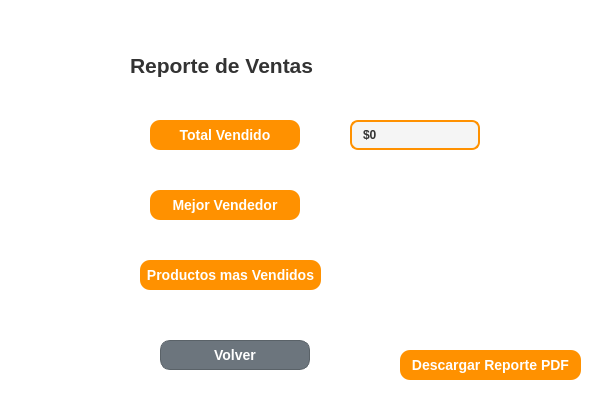
<?xml version="1.0" encoding="UTF-8"?>
<ui version="4.0">
 <class>Dialog</class>
 <widget class="QDialog" name="Dialog">
  <property name="geometry">
   <rect>
    <x>0</x>
    <y>0</y>
    <width>600</width>
    <height>400</height>
   </rect>
  </property>
  <property name="windowTitle">
   <string>Dialog</string>
  </property>
  <property name="styleSheet">
   <string notr="true">QDialog#Dialog {
   background-color: #FFFFFF;
}</string>
  </property>
  <widget class="QLabel" name="label">
   <property name="geometry">
    <rect>
     <x>130</x>
     <y>50</y>
     <width>211</width>
     <height>31</height>
    </rect>
   </property>
   <property name="font">
    <font>
     <pointsize>16</pointsize>
     <bold>true</bold>
    </font>
   </property>
   <property name="styleSheet">
    <string notr="true">color: #333333;</string>
   </property>
   <property name="text">
    <string>Reporte de Ventas</string>
   </property>
  </widget>
  <widget class="QPushButton" name="btnTotalVendido">
   <property name="geometry">
    <rect>
     <x>150</x>
     <y>120</y>
     <width>150</width>
     <height>30</height>
    </rect>
   </property>
   <property name="styleSheet">
    <string notr="true">QPushButton {
    background-color: #FF9100;
    color: white;
    border-radius: 10px;
    font-weight: bold;
    font-size: 14px;
}

QPushButton:hover {
    background-color: #E68200;
}</string>
   </property>
   <property name="text">
    <string>Total Vendido</string>
   </property>
  </widget>
  <widget class="QLabel" name="lblTotalVendido">
   <property name="geometry">
    <rect>
     <x>350</x>
     <y>120</y>
     <width>130</width>
     <height>30</height>
    </rect>
   </property>
   <property name="styleSheet">
    <string notr="true">background-color: #F5F5F5;
border: 2px solid #FF9100;
border-radius: 8px;
padding: 8px;
font-size: 12px;
font-weight: bold;
color: #333333;</string>
   </property>
   <property name="text">
    <string>$0</string>
   </property>
  </widget>
  <widget class="QPushButton" name="btnMejorVendedor">
   <property name="geometry">
    <rect>
     <x>150</x>
     <y>190</y>
     <width>150</width>
     <height>30</height>
    </rect>
   </property>
   <property name="styleSheet">
    <string notr="true">QPushButton {
    background-color: #FF9100;
    color: white;
    border-radius: 10px;
    font-weight: bold;
    font-size: 14px;
}

QPushButton:hover {
    background-color: #E68200;
}</string>
   </property>
   <property name="text">
    <string>Mejor Vendedor</string>
   </property>
  </widget>
  <widget class="QPushButton" name="btnVolver">
   <property name="geometry">
    <rect>
     <x>160</x>
     <y>340</y>
     <width>150</width>
     <height>30</height>
    </rect>
   </property>
   <property name="styleSheet">
    <string notr="true">QPushButton {
    background-color: #6C757D;
    color: white;
    border-radius: 10px;
    font-weight: bold;
    font-size: 14px;
    border: 1px solid #5A6268;
}

QPushButton:hover {
    background-color: #5A6268;
}

QPushButton:pressed {
    background-color: #4E555B;
}</string>
   </property>
   <property name="text">
    <string>Volver</string>
   </property>
  </widget>
  <widget class="QPushButton" name="btnProdMasVendido">
   <property name="geometry">
    <rect>
     <x>140</x>
     <y>260</y>
     <width>181</width>
     <height>30</height>
    </rect>
   </property>
   <property name="styleSheet">
    <string notr="true">QPushButton {
    background-color: #FF9100;
    color: white;
    border-radius: 10px;
    font-weight: bold;
    font-size: 14px;
}

QPushButton:hover {
    background-color: #E68200;
}</string>
   </property>
   <property name="text">
    <string>Productos mas Vendidos</string>
   </property>
  </widget>
  <widget class="QPushButton" name="btnExportarPdf">
   <property name="geometry">
    <rect>
     <x>400</x>
     <y>350</y>
     <width>181</width>
     <height>30</height>
    </rect>
   </property>
   <property name="styleSheet">
    <string notr="true">QPushButton {
    background-color: #FF9100;
    color: white;
    border-radius: 10px;
    font-weight: bold;
    font-size: 14px;
}

QPushButton:hover {
    background-color: #E68200;
}</string>
   </property>
   <property name="text">
    <string>Descargar Reporte PDF</string>
   </property>
  </widget>
 </widget>
 <resources/>
 <connections/>
</ui>
